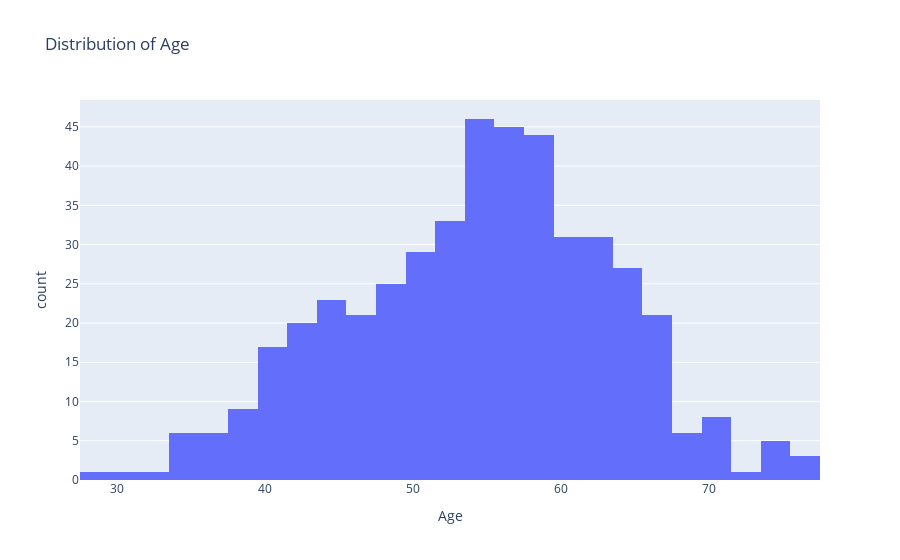

This figure's notebook cell:
### Code cell
#histogram distribution

fig=px.histogram(df,
                 x="Age",
                 hover_data=df.columns,
                 title="Distribution of Age")
fig.show()

### Figure 1 — Plotly figure (JSON) as saved in the notebook; plotly's stock layout.template omitted (floating-point values rounded to 4 significant figures; data arrays with more than 128 entries replaced by an {"elided": "..."} marker saying what was removed)
{"data": [{"alignmentgroup": "True", "bingroup": "x", "hovertemplate": "Age=%{x}<br>count=%{y}<extra></extra>", "legendgroup": "", "marker": {"color": "#636efa", "pattern": {"shape": ""}}, "name": "", "offsetgroup": "", "orientation": "v", "showlegend": false, "type": "histogram", "x": {"elided": "460 int values"}, "xaxis": "x", "yaxis": "y"}], "layout": {"barmode": "relative", "legend": {"tracegroupgap": 0}, "title": {"text": "Distribution of Age"}, "xaxis": {"anchor": "y", "domain": [0, 1], "title": {"text": "Age"}}, "yaxis": {"anchor": "x", "domain": [0, 1], "title": {"text": "count"}}}}
